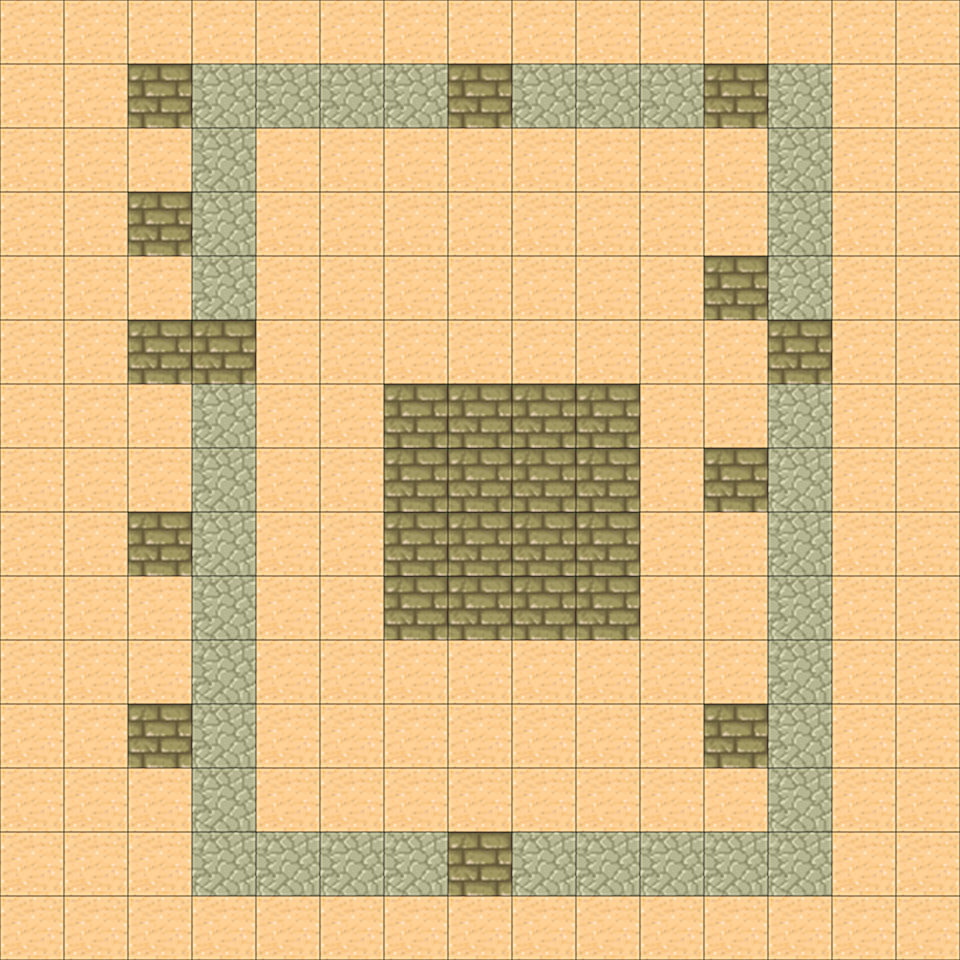

A 2D game scene composited from a Tiled map and its tileset images. What follows is a short description and the map's XML, with every tile layer's data as written:
An orthogonal 15x15 tile map with 64x64 px tiles, 1 tile layer (road).

<map version="1.1" tiledversion="2018.08.22" orientation="orthogonal" renderorder="left-down" width="15" height="15" tilewidth="64" tileheight="64" infinite="0" nextlayerid="8" nextobjectid="1">
 <tileset firstgid="1" name="map" tilewidth="64" tileheight="64" spacing="2" margin="2" tilecount="48" columns="8">
  <image source="map.jpg" width="530" height="398" />
 </tileset>
 <layer id="7" name="road" width="15" height="15">
  <data encoding="csv">
30,30,30,30,30,30,30,30,30,30,30,30,30,30,30,
30,30,10,34,34,34,34,10,34,34,34,10,34,30,30,
30,30,30,34,30,30,30,30,30,30,30,30,34,30,30,
30,30,10,34,30,30,30,30,30,30,30,30,34,30,30,
30,30,30,34,30,30,30,30,30,30,30,10,34,30,30,
30,30,10,10,30,30,30,30,30,30,30,30,10,30,30,
30,30,30,34,30,30,10,10,10,10,30,30,34,30,30,
30,30,30,34,30,30,10,10,10,10,30,10,34,30,30,
30,30,10,34,30,30,10,10,10,10,30,30,34,30,30,
30,30,30,34,30,30,10,10,10,10,30,30,34,30,30,
30,30,30,34,30,30,30,30,30,30,30,30,34,30,30,
30,30,10,34,30,30,30,30,30,30,30,10,34,30,30,
30,30,30,34,30,30,30,30,30,30,30,30,34,30,30,
30,30,30,34,34,34,34,10,34,34,34,34,34,30,30,
30,30,30,30,30,30,30,30,30,30,30,30,30,30,30
</data>
 </layer>
</map>